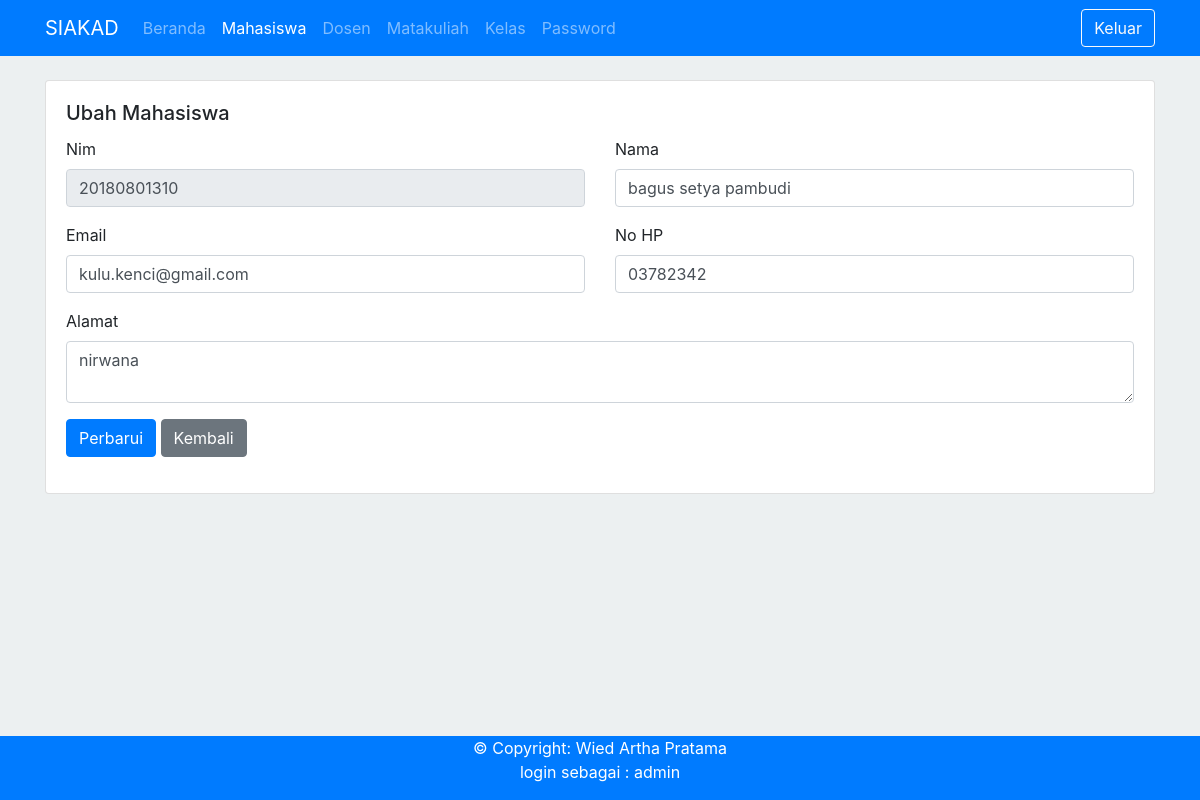
Screenshot of /index.php?p=ubah-mahasiswa&nim=20180801310 (signed in) with the database file from the repository.
### tables this page shows
CREATE TABLE `mahasiswa` (
  `nim` varchar(12) NOT NULL,
  `nama` varchar(50) DEFAULT NULL,
  `email` varchar(50) DEFAULT NULL,
  `nohp` varchar(15) DEFAULT NULL,
  `alamat` varchar(10) DEFAULT NULL,
  PRIMARY KEY (`nim`)
);

### pages/mahasiswa/ubah.php (the view, shortened to what this page needs)
<?php
    include "./config/config_header.php";
    $nim = $_GET['nim'];
    $queryGet = "SELECT * FROM mahasiswa WHERE nim='$nim'";
    $mahasiswa = $conn->query($queryGet);
    $a = mysqli_fetch_array($mahasiswa);
?>
<div class="card">
    <div class="card-body">
        <h5 class="card-title">
            Ubah Mahasiswa
        </h5>
        <form method="post">
            <div class="row">
                <div class="col-md-6">
                    <div class="form-group">
                        <label for="">Nim</label>
                        <input type="text" name="nim" readonly value="<?=$a['nim']?>" class="form-control" required>
                    </div>
                </div>
                <div class="col-md-6">
                    <div class="form-group">
                        <label for="">Nama</label>
                        <input type="text" name="nama" value="<?=$a['nama']?>" class="form-control" required>
                    </div>
                </div>
                <div class="col-md-6">
                    <div class="form-group">
                        <label for="">Email</label>
                        <input type="email" name="email" value="<?=$a['email']?>" class="form-control" required>
                    </div>
                </div>
                <div class="col-md-6">
                    <div class="form-group">
                        <label for="">No HP</label>
                        <input type="text" name="nohp" value="<?=$a['nohp']?>" class="form-control" required>
                    </div>
                </div>
                <div class="col-md-12">
                    <div class="form-group">
                        <label for="">Alamat</label>
                        <textarea name="alamat" class="form-control" required><?=$a['alamat']?></textarea>
                    </div>
                </div>
                <div class="col-md-12">
                    <div class="form-group">
                        <input type="submit" value="Perbarui" name="submit" class="btn btn-primary">
                        <a href="?p=mahasiswa" class="btn btn-secondary">Kembali</a>
                    </div>
                </div>
            </div>
        </form>
    </div>
</div>

### index.php (style rules this page uses)
body { background-color: #ecf0f1 !important; }

### rows the page displays
mahasiswa: nim "20180801310", nama "bagus setya pambudi", email "kulu.kenci@gmail.com", nohp "03782342", alamat "nirwana"

### other values shown
$_SESSION['username'] "admin"
